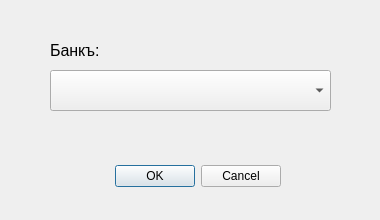
<?xml version="1.0" encoding="UTF-8"?>
<ui version="4.0">
 <class>SalaryDialog</class>
 <widget class="QDialog" name="SalaryDialog">
  <property name="geometry">
   <rect>
    <x>0</x>
    <y>0</y>
    <width>380</width>
    <height>220</height>
   </rect>
  </property>
  <property name="minimumSize">
   <size>
    <width>380</width>
    <height>220</height>
   </size>
  </property>
  <property name="maximumSize">
   <size>
    <width>380</width>
    <height>220</height>
   </size>
  </property>
  <property name="windowTitle">
   <string>Dialog</string>
  </property>
  <widget class="QDialogButtonBox" name="buttonBox">
   <property name="geometry">
    <rect>
     <x>-60</x>
     <y>160</y>
     <width>341</width>
     <height>32</height>
    </rect>
   </property>
   <property name="orientation">
    <enum>Qt::Horizontal</enum>
   </property>
   <property name="standardButtons">
    <set>QDialogButtonBox::Cancel|QDialogButtonBox::Ok</set>
   </property>
  </widget>
  <widget class="QComboBox" name="BankComboBox">
   <property name="geometry">
    <rect>
     <x>50</x>
     <y>70</y>
     <width>281</width>
     <height>41</height>
    </rect>
   </property>
  </widget>
  <widget class="QLabel" name="Bank_lable">
   <property name="geometry">
    <rect>
     <x>50</x>
     <y>40</y>
     <width>71</width>
     <height>20</height>
    </rect>
   </property>
   <property name="font">
    <font>
     <pointsize>12</pointsize>
    </font>
   </property>
   <property name="text">
    <string>Банкъ: </string>
   </property>
  </widget>
 </widget>
 <resources/>
 <connections>
  <connection>
   <sender>buttonBox</sender>
   <signal>accepted()</signal>
   <receiver>SalaryDialog</receiver>
   <slot>accept()</slot>
   <hints>
    <hint type="sourcelabel">
     <x>248</x>
     <y>254</y>
    </hint>
    <hint type="destinationlabel">
     <x>157</x>
     <y>274</y>
    </hint>
   </hints>
  </connection>
  <connection>
   <sender>buttonBox</sender>
   <signal>rejected()</signal>
   <receiver>SalaryDialog</receiver>
   <slot>reject()</slot>
   <hints>
    <hint type="sourcelabel">
     <x>316</x>
     <y>260</y>
    </hint>
    <hint type="destinationlabel">
     <x>286</x>
     <y>274</y>
    </hint>
   </hints>
  </connection>
 </connections>
</ui>
